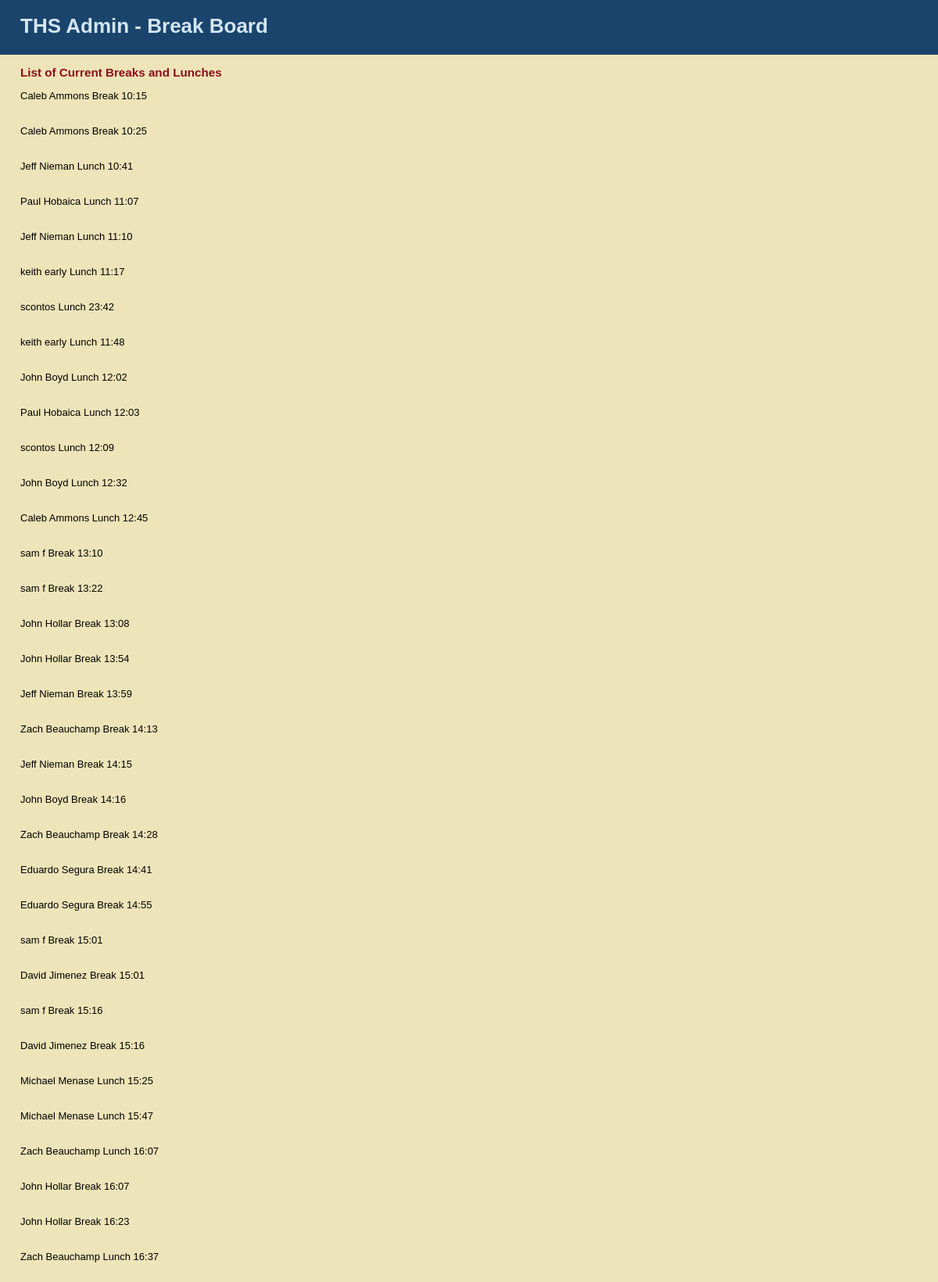
/manage_content.php (upper part), run on the app's committed database.
### tables this page shows
CREATE TABLE `breaktracker` (
  `id` int(11) NOT NULL AUTO_INCREMENT COMMENT 'entry',
  `agent` varchar(20) NOT NULL COMMENT 'agent full name',
  `breaktype` varchar(5) NOT NULL COMMENT 'lunch or break',
  `inORout` varchar(5) NOT NULL COMMENT 'Agent clocking in or out from Break or Lunch',
  `time` varchar(10) NOT NULL COMMENT 'current time',
  PRIMARY KEY (`id`)
);

### manage_content.php (the view, shortened to what this page needs)
<?php include_once("../includes/layouts/header.php"); ?>
<div id="main">
  <div id="page">
		<h3>List of Current Breaks and Lunches</h3>
		<?php
		$query = "SELECT * FROM breaktracker ORDER by id ASC";
		if ($result = mysqli_query($connection, $query)) {
			while ($row = mysqli_fetch_assoc($result)) {
				printf ("%s %s %s\n", $row['agent'], $row['breaktype'], $row['time']);
				echo ("<br />");
				echo ("<br />");
				echo ("<br />");
			}
		}
		?>
  </div>
</div>

### stylesheets/public.css (style rules this page uses)
html { height: 100%; width: 100%; }
body { width: 100%; height: 100%; margin: 0; padding: 0; border: 0; font-family: Verdana, Arial, Helvetica, sans-serif; font-size: 13px; line-height: 15px; background: #EEE4B9; }
#main { height: 600px; width: 100%; margin: 0; padding: 0; background: #EEE4B9; }
#page { float: left; height: 100%; padding-left: 2em; vertical-align: top; background: #EEE4B9; }
#page h3 { color: #8D0D19; }

### data on the page
breaktracker: agent "Caleb Ammons", breaktype "Break", time "10:15"
breaktracker: agent "Caleb Ammons", breaktype "Break", time "10:25"
breaktracker: agent "Jeff Nieman", breaktype "Lunch", time "10:41"
breaktracker: agent "Paul Hobaica", breaktype "Lunch", time "11:07"
breaktracker: agent "Jeff Nieman", breaktype "Lunch", time "11:10"
breaktracker: agent "keith early", breaktype "Lunch", time "11:17"
breaktracker: agent "scontos", breaktype "Lunch", time "23:42"
breaktracker: agent "keith early", breaktype "Lunch", time "11:48"
breaktracker: agent "John Boyd", breaktype "Lunch", time "12:02"
breaktracker: agent "Paul Hobaica", breaktype "Lunch", time "12:03"
breaktracker: agent "scontos", breaktype "Lunch", time "12:09"
breaktracker: agent "John Boyd", breaktype "Lunch", time "12:32"
breaktracker: agent "Caleb Ammons", breaktype "Lunch", time "12:45"
breaktracker: agent "sam f", breaktype "Break", time "13:10"
breaktracker: agent "sam f", breaktype "Break", time "13:22"
breaktracker: agent "John Hollar", breaktype "Break", time "13:08"
breaktracker: agent "John Hollar", breaktype "Break", time "13:54"
breaktracker: agent "Jeff Nieman", breaktype "Break", time "13:59"
breaktracker: agent "Zach Beauchamp", breaktype "Break", time "14:13"
breaktracker: agent "Jeff Nieman", breaktype "Break", time "14:15"
breaktracker: agent "John Boyd", breaktype "Break", time "14:16"
breaktracker: agent "Zach Beauchamp", breaktype "Break", time "14:28"
breaktracker: agent "Eduardo Segura", breaktype "Break", time "14:41"
breaktracker: agent "Eduardo Segura", breaktype "Break", time "14:55"
breaktracker: agent "sam f", breaktype "Break", time "15:01"
breaktracker: agent "David Jimenez", breaktype "Break", time "15:01"
breaktracker: agent "sam f", breaktype "Break", time "15:16"
breaktracker: agent "David Jimenez", breaktype "Break", time "15:16"
breaktracker: agent "Michael Menase", breaktype "Lunch", time "15:25"
breaktracker: agent "Michael Menase", breaktype "Lunch", time "15:47"
breaktracker: agent "Zach Beauchamp", breaktype "Lunch", time "16:07"
breaktracker: agent "John Hollar", breaktype "Break", time "16:07"
breaktracker: agent "John Hollar", breaktype "Break", time "16:23"
breaktracker: agent "Zach Beauchamp", breaktype "Lunch", time "16:37"
